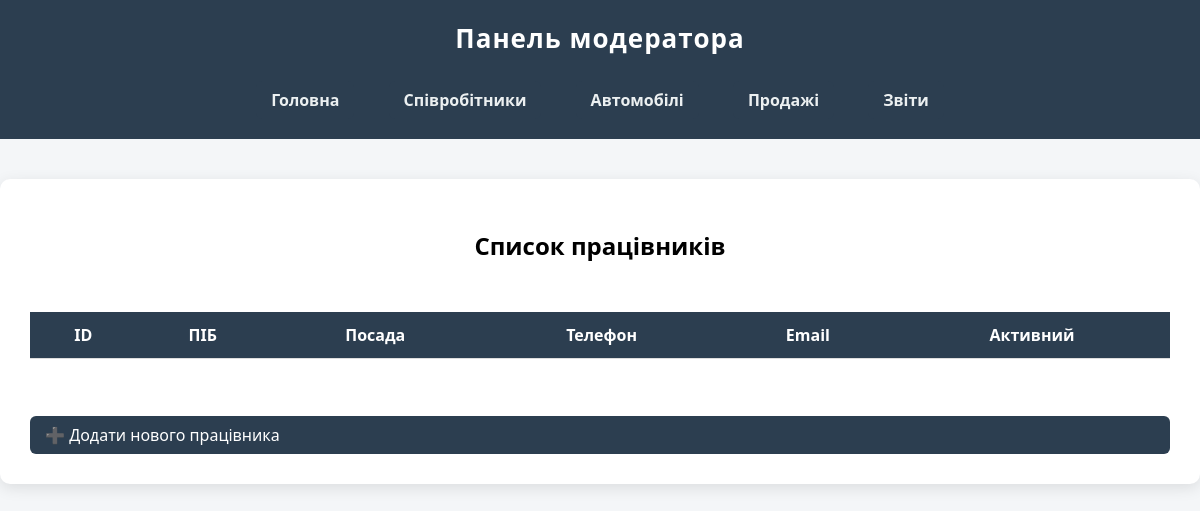
/moderator/workers/, run on an earlier commit of the app's database.
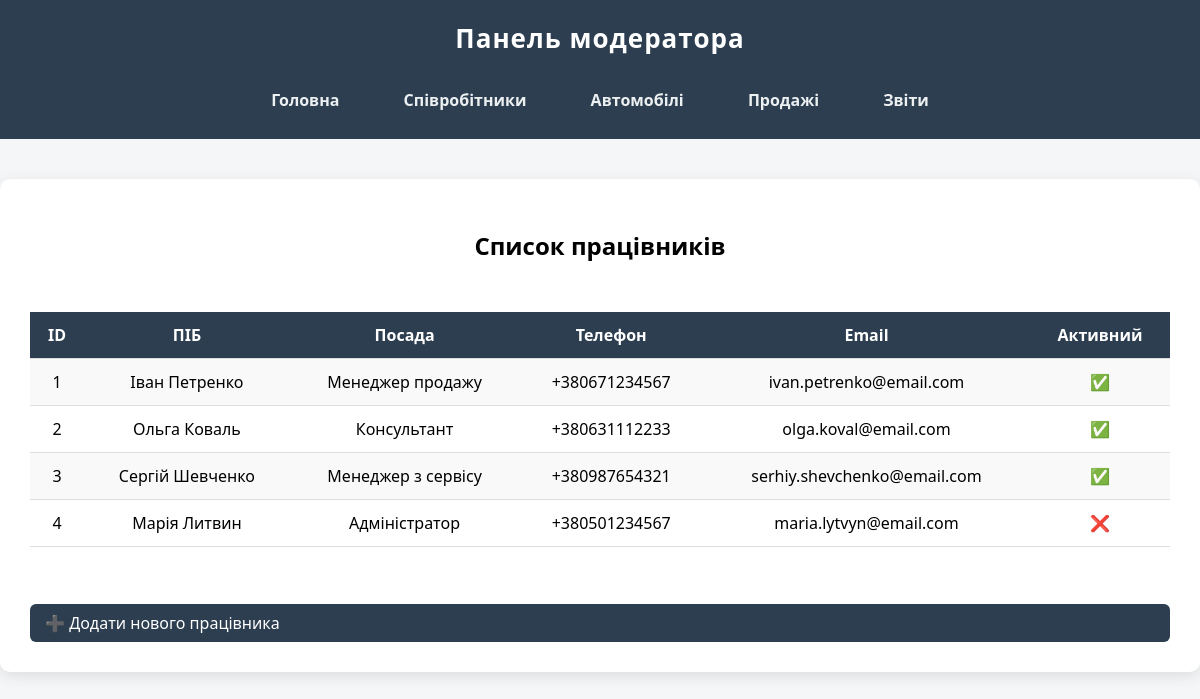
And on a later commit of the database.
### main/models.py (models this page shows, shortened)
class Worker(models.Model):
    full_name = models.CharField(max_length=100)
    position = models.CharField(max_length=100)
    phone = models.CharField(max_length=15)
    email = models.EmailField()
    is_active = models.BooleanField(default=True)

### moderator/views.py (the view)
# urls.py: path('workers/', views.show_workers_list, name='workers_list'),
def show_workers_list(request):
    all_workers = Worker.objects.all()
    return render(request, 'moderator/workers/workers_list.html', {'all_workers': all_workers})

### moderator/templates/moderator/workers/workers_list.html (shortened to what this page needs)
{% extends 'layout_m.html' %}
{% block content %}
    <h2 style="text-align: center; margin-bottom: 30px;">Список працівників</h2>
    <form method="get">
        <table>
            <tr>
                <th>ID</th>
                <th>ПІБ</th>
                <th>Посада</th>
                <th>Телефон</th>
                <th>Email</th>
                <th>Активний</th>
            </tr>
            {% for worker in all_workers %}
            <tr>
                <td>{{ worker.id }}</td>
                <td>{{ worker.full_name }}</td>
                <td>{{ worker.position }}</td>
                <td>{{ worker.phone }}</td>
                <td>{{ worker.email }}</td>
                <td>{% if worker.is_active %}✅{% else %}❌{% endif %}</td>
            </tr>
            {% endfor %}
        </table>
        <br>
        <a href="{% url 'create_worker' %}">➕ Додати нового працівника</a>
    </form>
{% endblock %}

What changed in the data, as far as the page shows it:
added Worker: id "1", full_name "Іван Петренко", position "Менеджер продажу", phone "+380671234567", email "ivan.petrenko@email.com"
added Worker: id "2", full_name "Ольга Коваль", position "Консультант", phone "+380631112233", email "olga.koval@email.com"
added Worker: id "3", full_name "Сергій Шевченко", position "Менеджер з сервісу", phone "+380987654321", email "serhiy.shevchenko@email.com"
added Worker: id "4", full_name "Марія Литвин", position "Адміністратор", phone "+380501234567", email "maria.lytvyn@email.com"
